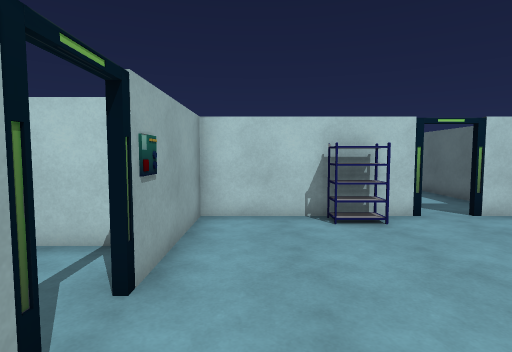
view 1 (above)

19 first-person views from a walk through a scene from a Unity 3-D project. The camera is 1.5 m above the floor, tilts 4° down and sees 80° across. The floor is counted in squares, 1 m on a side. Each view is taken from the middle of a square. On the plan, view 1 faces up. The plan holds only what a view shows up to about 15 squares ahead; the rest is blank. The place goes on beyond the plan. Some animated figures are left out. Door leaves are left out, so doorways stand open. Some surface patterns are stand-ins.

view 2
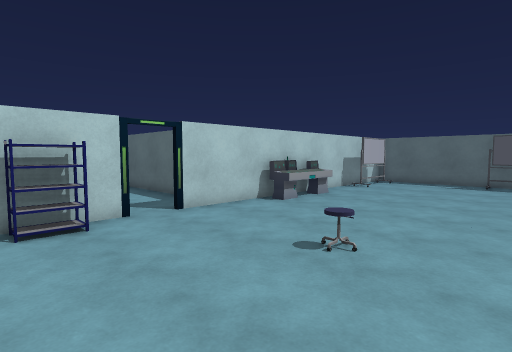

view 3
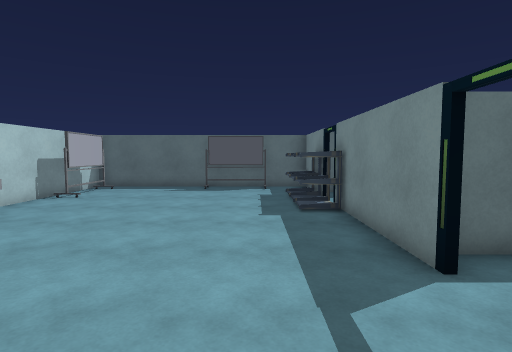

view 4
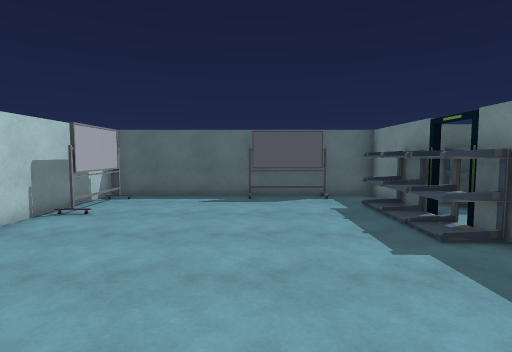

view 5
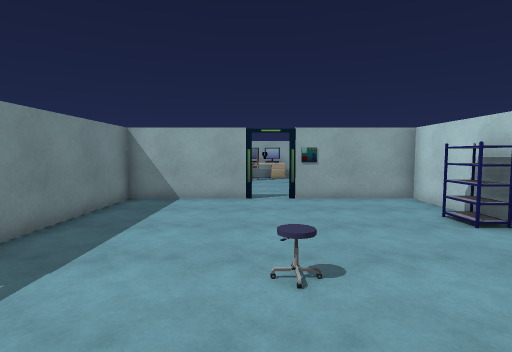

view 6
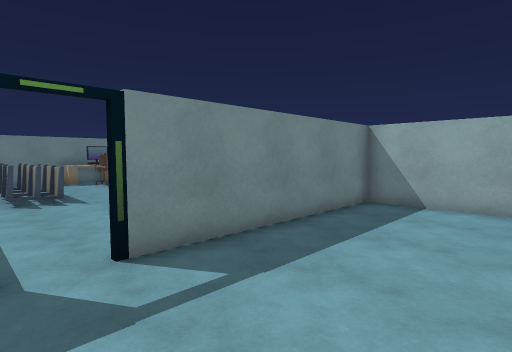

view 7
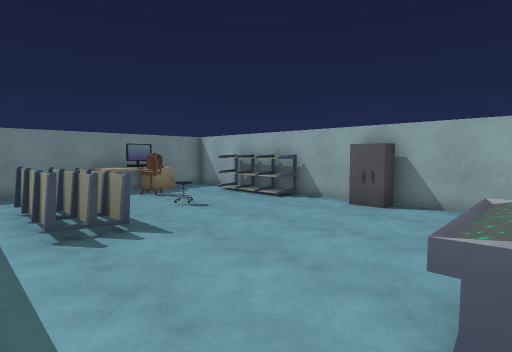

view 8
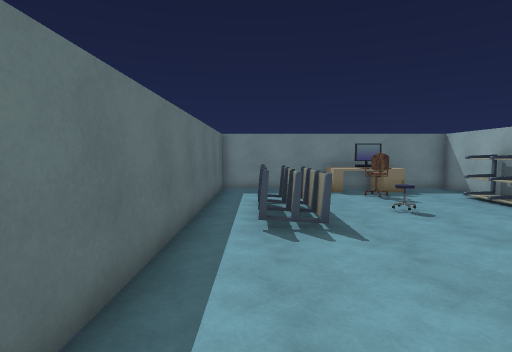

view 9
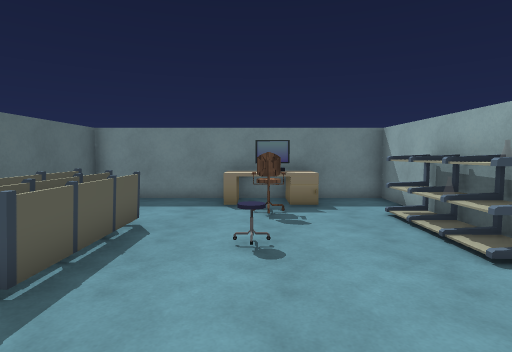

view 10
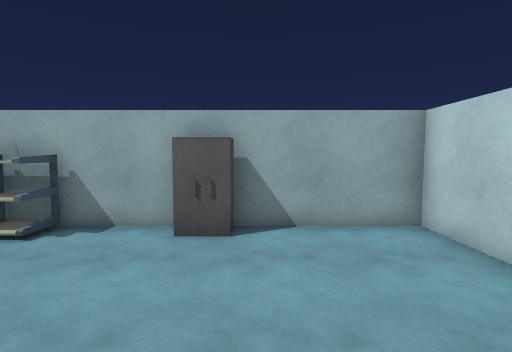

view 11
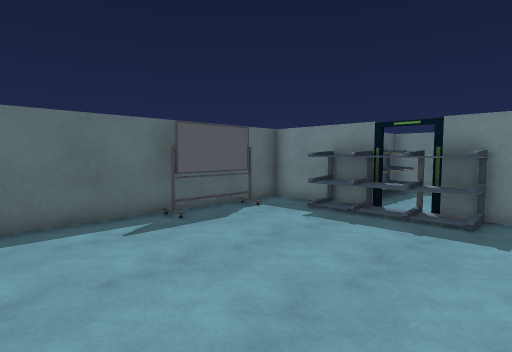

view 12
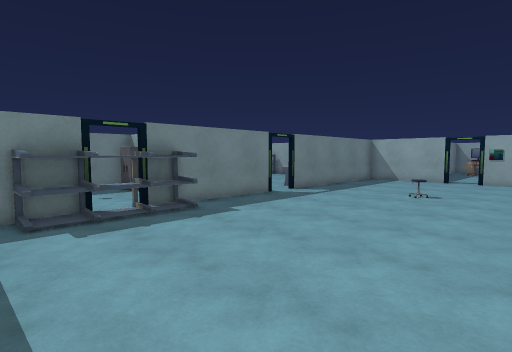

view 13
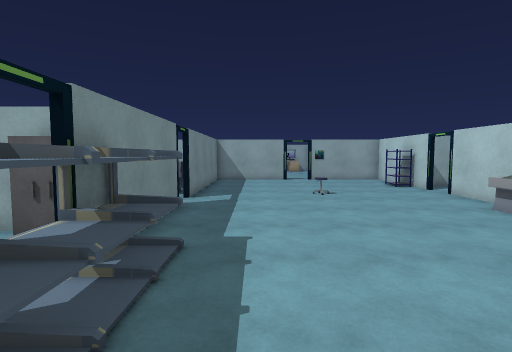

view 14
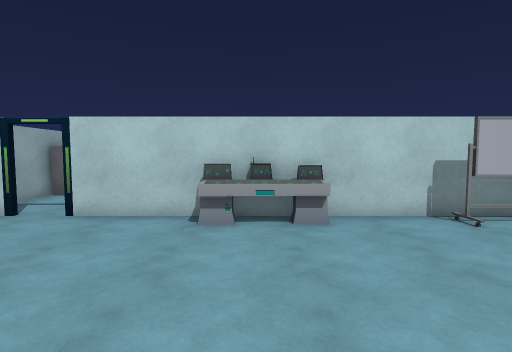

view 15
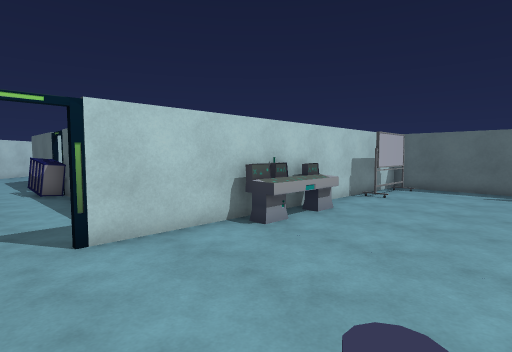

view 16
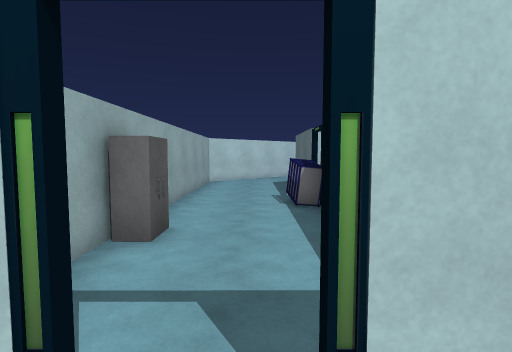

view 17
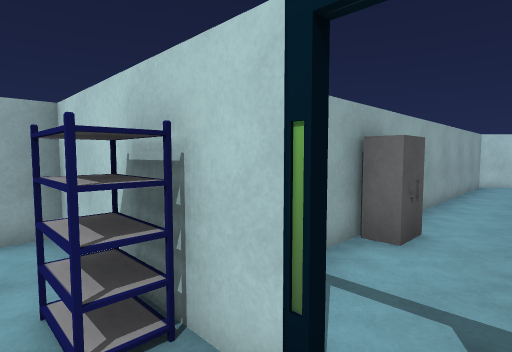

view 18
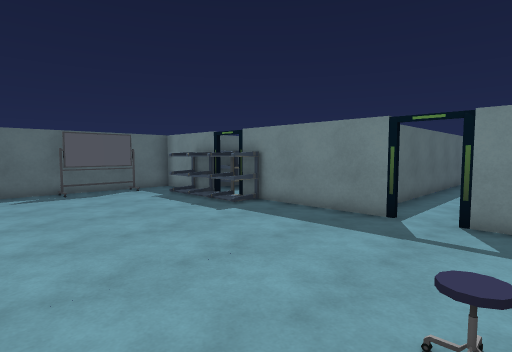

view 19
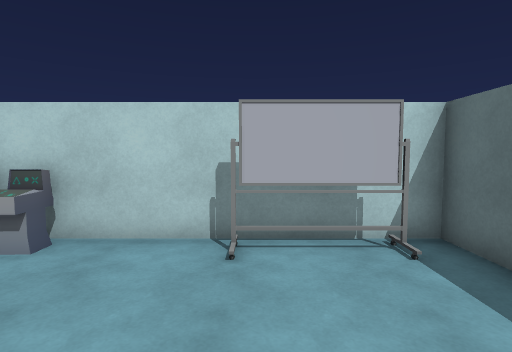

### Floor plan
Points are (right, up) in squares from view 1. A wall is a line through its corners. A room is listed if a view was taken in it or the views show most of it. See-through windows are left out.
Room 1 (views 1, 2, 3, 4, 5, 6, 11, 12, 13, 14, 15, 16, 17, 18, 19)
walls: (7.6, -2.4) (11.4, -2.4); (4.1, 7.4) (-1.4, 7.4) (-1.4, 3.1); (16.6, -2.4) (18.3, -2.4) (18.3, -0.4); (18.3, 1.5) (18.3, 7.4) (5.2, 7.4); (11.5, -8) (12.9, -8); (-1.4, 1.9) (-1.4, -2.1); (-1.4, -2.4) (6.5, -2.4); (14.6, -8) (16.3, -8)
ways out: opening at (4, -2) to room 2; opening at (7, -2) to room 2; opening at (5, 8); open door at (-1, 2.5)
objects: shelf (2, 7) to (3, 7); stool (5, 3); console (9, 7) to (11, 7); locker (11, -7) to (12, -7); locker (11, -4) to (12, -3); shelf (12, -2) to (16, -1); shelf (15, -7) to (16, -4); other object (15, 7) to (17, 7); other object (18, 0) to (18, 1)
Room 2 (views 7, 8, 9, 10)
walls: (-1.4, -13.4) (-1.4, -16.5) (8.5, -16.5) (8.5, -3); (0.9, -2.5) (-1.4, -2.5); (-1.4, -2.1) (-1.4, -9.5)
ways out: opening at (4, -2) to room 1; opening at (7, -2) to room 1
objects: shelf (-1, -13) to (0, -10); locker (-1, -7); desk (1, -16) to (4, -15); monitor (2, -15) to (3, -15); chair (2, -14) to (3, -14); stool (3, -11); console (3, -3) to (5, -3); shelf (6, -12) to (7, -9)

Where each view was taken, in squares from view 1:
view 1: 0 up, 0 right, facing up
view 2: 0 up, 1 right, facing up-right
view 3: 0 up, 4 right, facing right
view 4: 2 up, 7 right, facing right
view 5: 2 up, 9 right, facing left
view 6: 2 up, 8 right, facing down-left
view 7: 3 down, 8 right, facing down-left
view 8: 3 down, 7 right, facing down
view 9: 6 down, 3 right, facing down
view 10: 6 down, 5 right, facing left
view 11: 6 up, 11 right, facing down-right
view 12: 6 up, 17 right, facing down-left
view 13: 0 up, 17 right, facing left
view 14: 0 up, 10 right, facing up
view 15: 2 up, 4 right, facing up-right
view 16: 6 up, 5 right, facing up
view 17: 6 up, 5 right, facing up-left
view 18: 5 up, 5 right, facing down-right
view 19: 2 up, 15 right, facing up
